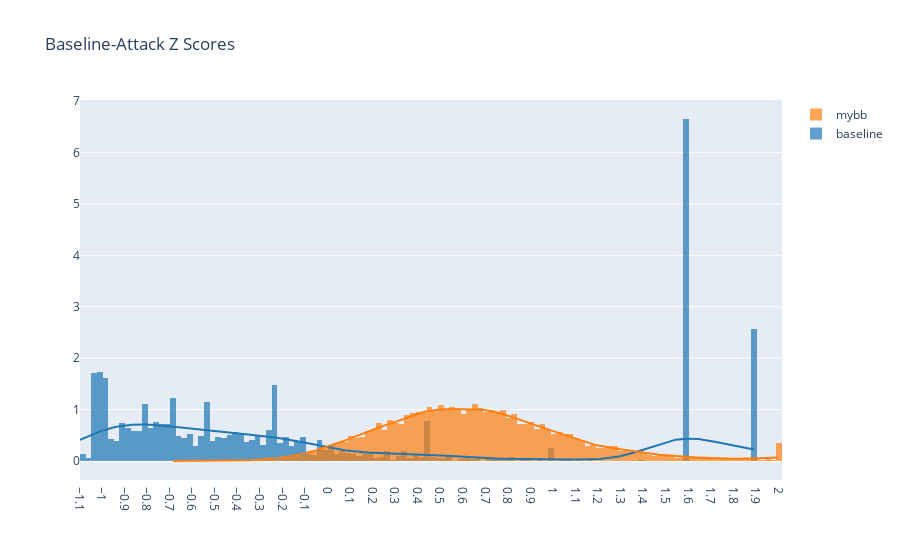

Notebook cell for this chart:
### Code cell
ff.create_distplot([baseline_norm_z.dropna(),mybb_norms_z.dropna()],
                   ['baseline','mybb'],
                   bin_size=0.025,
                   show_rug=False,
                   ).update_layout(
                       title='Baseline-Attack Z Scores',
                       xaxis=dict(nticks=40),
                       )

### Figure 1 — Plotly figure (JSON) as saved in the notebook; plotly's stock layout.template omitted (floating-point values rounded to 4 significant figures; data arrays with more than 128 entries replaced by an {"elided": "..."} marker saying what was removed)
{"data": [{"autobinx": false, "histnorm": "probability density", "legendgroup": "baseline", "marker": {"color": "rgb(31, 119, 180)"}, "name": "baseline", "opacity": 0.7, "type": "histogram", "x": {"elided": "8758 float values"}, "xaxis": "x", "xbins": {"end": 1.891, "size": 0.025, "start": -1.103}, "yaxis": "y"}, {"autobinx": false, "histnorm": "probability density", "legendgroup": "mybb", "marker": {"color": "rgb(255, 127, 14)"}, "name": "mybb", "opacity": 0.7, "type": "histogram", "x": {"elided": "8758 float values"}, "xaxis": "x", "xbins": {"end": 1.996, "size": 0.025, "start": -0.6899}, "yaxis": "y"}, {"legendgroup": "baseline", "marker": {"color": "rgb(31, 119, 180)"}, "mode": "lines", "name": "baseline", "showlegend": false, "type": "scatter", "x": {"elided": "500 float values"}, "xaxis": "x", "y": {"elided": "500 float values"}, "yaxis": "y"}, {"legendgroup": "mybb", "marker": {"color": "rgb(255, 127, 14)"}, "mode": "lines", "name": "mybb", "showlegend": false, "type": "scatter", "x": {"elided": "500 float values"}, "xaxis": "x", "y": {"elided": "500 float values"}, "yaxis": "y"}], "layout": {"barmode": "overlay", "hovermode": "closest", "legend": {"traceorder": "reversed"}, "title": {"text": "Baseline-Attack Z Scores"}, "xaxis": {"anchor": "y2", "domain": [0, 1], "nticks": 40, "zeroline": false}, "yaxis": {"anchor": "free", "domain": [0, 1], "position": 0}}}
